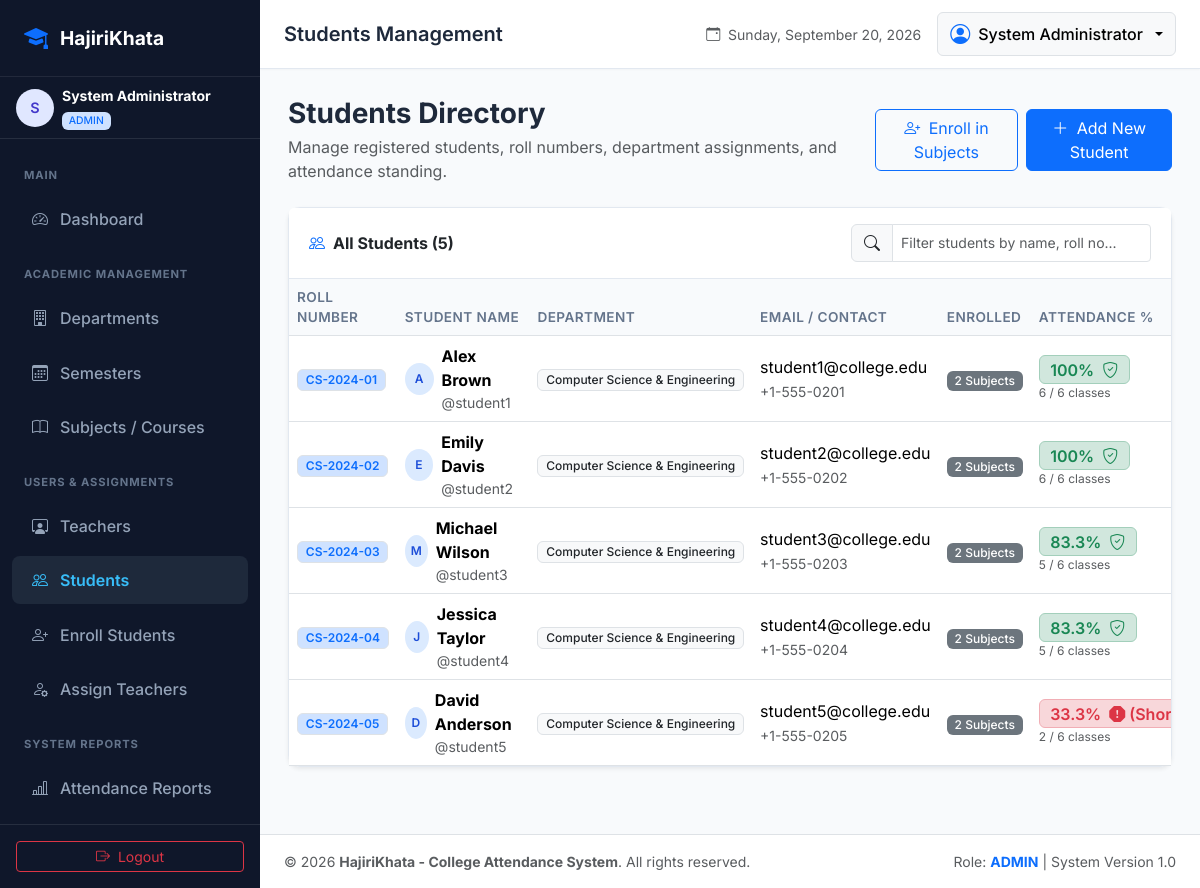
The app's page /admin/students.php (signed in) with its own data.
### tables this page shows
CREATE TABLE `users` (
    `id` INT AUTO_INCREMENT PRIMARY KEY,
    `username` VARCHAR(50) NOT NULL UNIQUE,
    `email` VARCHAR(100) NOT NULL UNIQUE,
    `password` VARCHAR(255) NOT NULL,
    `full_name` VARCHAR(100) NOT NULL,
    `role` ENUM('admin', 'teacher', 'student') NOT NULL,
    `department_id` INT NULL,
    `roll_no` VARCHAR(50) NULL UNIQUE,
    `phone` VARCHAR(20) NULL,
    `created_at` TIMESTAMP DEFAULT CURRENT_TIMESTAMP,
    `updated_at` TIMESTAMP DEFAULT CURRENT_TIMESTAMP ON UPDATE CURRENT_TIMESTAMP,
    FOREIGN KEY (`department_id`) REFERENCES `departments`(`id`) ON DELETE SET NULL
);

CREATE TABLE `departments` (
    `id` INT AUTO_INCREMENT PRIMARY KEY,
    `name` VARCHAR(100) NOT NULL,
    `code` VARCHAR(20) NOT NULL UNIQUE,
    `created_at` TIMESTAMP DEFAULT CURRENT_TIMESTAMP
);

### admin/students.php (the view, shortened to what this page needs)
<?php
require_once __DIR__ . '/../config/db.php';
require_once __DIR__ . '/../includes/helpers.php';
try {
    $stmt = $pdo->query("
        SELECT
            u.*,
            d.name AS department_name,
            d.code AS department_code,
            (SELECT COUNT(*) FROM subject_student ss WHERE ss.student_id = u.id) AS enrolled_subjects_count,
            (SELECT COUNT(*) FROM attendance a WHERE a.student_id = u.id) AS total_classes,
            (SELECT COUNT(*) FROM attendance a WHERE a.student_id = u.id AND a.status IN ('Present', 'Late')) AS attended_classes
        FROM users u
        LEFT JOIN departments d ON u.department_id = d.id
        WHERE u.role = 'student'
        ORDER BY u.roll_no ASC, u.full_name ASC
    ");
    $students = $stmt->fetchAll();
} catch (PDOException $e) {
    set_flash("Error fetching students: " . $e->getMessage(), "danger");
    $students = [];
}
require_once __DIR__ . '/../includes/header.php';
?>
<div class="container-fluid px-0">
    <div class="d-flex flex-column flex-md-row justify-content-between align-items-md-center mb-4 gap-3">
        <div>
            <h3 class="fw-bold text-slate-900 mb-1">Students Directory</h3>
            <p class="text-muted mb-0">Manage registered students, roll numbers, department assignments, and attendance standing.</p>
        </div>
        <div class="d-flex gap-2">
            <a href="assign_students.php" class="btn btn-outline-primary">
                <i class="bi bi-person-plus me-1"></i> Enroll in Subjects
            </a>
            <button type="button" class="btn btn-primary" data-bs-toggle="modal" data-bs-target="#addStudentModal">
                <i class="bi bi-plus-lg me-1"></i> Add New Student
            </button>
        </div>
    </div>
    <div class="card shadow-sm">
        <div class="card-header bg-white d-flex flex-column flex-md-row justify-content-between align-items-md-center gap-3">
            <span class="fw-bold"><i class="bi bi-people text-primary me-2"></i>All Students (<?= count($students) ?>)</span>
            <div class="input-group" style="max-width: 300px;">
                <span class="input-group-text bg-light"><i class="bi bi-search"></i></span>
                <input type="text" id="tableSearch" class="form-control form-control-sm" placeholder="Filter students by name, roll no...">
            </div>
        </div>
        <div class="card-body p-0">
            <div class="table-responsive">
                <table class="table table-hover align-middle mb-0 searchable-table">
                    <thead>
                        <tr>
                            <th>Roll Number</th>
                            <th>Student Name</th>
                            <th>Department</th>
                            <th>Email / Contact</th>
                            <th>Enrolled</th>
                            <th>Attendance %</th>
                        </tr>
                    </thead>
                    <tbody>
                        <?php if (empty($students)): ?>
                            <tr>
                                <td colspan="7" class="text-center py-4 text-muted">No students registered yet. Click "Add New Student" to enroll.</td>
                            </tr>
                        <?php else: ?>
                            <?php foreach ($students as $s):
                                $total_classes = (int)$s['total_classes'];
                                $attended_classes = (int)$s['attended_classes'];
                                $pct = $total_classes > 0 ? round(($attended_classes / $total_classes) * 100, 1) : 0;
                            ?>
                                <tr>
                                    <td><span class="badge bg-primary-subtle text-primary border fw-semibold"><?= e($s['roll_no'] ?? 'N/A') ?></span></td>
                                    <td>
                                        <div class="d-flex align-items-center gap-2">
                                            <div class="avatar-circle" style="background-color: #dbeafe; color: #1d4ed8; width: 32px; height: 32px; font-size: 0.75rem;">
                                                <?= strtoupper(substr($s['full_name'], 0, 1)) ?>
                                            </div>
                                            <div>
                                                <div class="fw-bold"><?= e($s['full_name']) ?></div>
                                                <div class="text-muted small">@<?= e($s['username']) ?></div>
                                            </div>
                                        </div>
                                    </td>
                                    <td>
                                        <?php if (!empty($s['department_name'])): ?>
                                            <span class="badge bg-light text-dark border"><?= e($s['department_name']) ?></span>
                                        <?php else: ?>
                                            <span class="text-muted small">Unassigned</span>
                                        <?php endif; ?>
                                    </td>
                                    <td>
                                        <div><?= e($s['email']) ?></div>
                                        <small class="text-muted"><?= e($s['phone'] ?? 'No phone') ?></small>
                                    </td>
                                    <td>
                                        <span class="badge bg-secondary"><?= $s['enrolled_subjects_count'] ?> Subjects</span>
                                    </td>
                                    <td>
                                        <?php if ($total_classes > 0): ?>
                                            <?= get_percentage_badge($pct) ?>
                                            <div class="text-muted" style="font-size: 0.75rem;"><?= $attended_classes ?> / <?= $total_classes ?> classes</div>
                                        <?php else: ?>
                                            <span class="badge bg-light text-muted border">No logs yet</span>
                                        <?php endif; ?>
                                    </td>
                                </tr>
                            <?php endforeach; ?>
                        <?php endif; ?>
                    </tbody>
                </table>
            </div>
        </div>
    </div>
</div>
<?php require_once __DIR__ . '/../includes/footer.php'; ?>

### includes/helpers.php (shortened to what this page needs)
<?php
function e($value): string {
    return htmlspecialchars((string)($value ?? ''), ENT_QUOTES, 'UTF-8');
}
function get_percentage_badge(float $percentage, float $threshold = ATTENDANCE_THRESHOLD): string {
    if ($percentage >= 80.0) {
        return '<span class="badge bg-success-subtle text-success border border-success-subtle px-2.5 py-1.5 fs-6 fw-semibold">' . $percentage . '% <i class="bi bi-shield-check ms-1"></i></span>';
    } elseif ($percentage >= $threshold) {
        return '<span class="badge bg-warning-subtle text-warning-emphasis border border-warning-subtle px-2.5 py-1.5 fs-6 fw-semibold">' . $percentage . '% <i class="bi bi-exclamation-triangle ms-1"></i></span>';
    } else {
        return '<span class="badge bg-danger-subtle text-danger border border-danger-subtle px-2.5 py-1.5 fs-6 fw-semibold">' . $percentage . '% <i class="bi bi-exclamation-octagon-fill ms-1"></i> (Shortage)</span>';
    }
}

### assets/css/style.css (style rules this page uses)
:root { --primary-color: #3b82f6; --primary-hover: #2563eb; --sidebar-bg: #0f172a; --sidebar-color: #94a3b8; --sidebar-active-bg: #1e293b; --sidebar-active-text: #38bdf8; --sidebar-width: 260px; --card-shadow: 0 4px 6px -1px rgba(0, 0, 0, 0.07), 0 2px 4px -2px rgba(0, 0, 0, 0.05); --card-shadow-hover: 0 10px 15px -3px rgba(0, 0, 0, 0.1), 0 4px 6px -4px rgba(0, 0, 0, 0.05); --present-color: #10b981; --absent-color: #ef4444; --late-color: #f59e0b; }
body { font-family: 'Inter', system-ui, -apple-system, BlinkMacSystemFont, 'Segoe UI', Roboto, Oxygen, Ubuntu, Cantarell, sans-serif; background-color: #f8fafc; color: #1e293b; min-height: 100vh; }
.card { border: 1px solid #e2e8f0; border-radius: 0.75rem; box-shadow: var(--card-shadow); }
.card-header { background-color: #ffffff; border-bottom: 1px solid #e2e8f0; padding: 1rem 1.25rem; font-weight: 600; }
.table th { font-weight: 600; font-size: 0.85rem; text-transform: uppercase; letter-spacing: 0.03em; color: #64748b; background-color: #f8fafc; border-bottom-width: 1px; }
.badge { font-weight: 500; }
.avatar-circle { width: 38px; height: 38px; border-radius: 50%; background-color: #e0e7ff; color: #4338ca; display: flex; align-items: center; justify-content: center; font-weight: 600; font-size: 0.9rem; }

### records on screen
users: roll_no "CS-2024-01", full_name "A", full_name "Alex Brown", username "student1", department.name "Computer Science & Engineering", email "student1@college.edu", phone "+1-555-0201", enrolled_subjects_count "2", percentage "100", attended_classes "6", total_classes "6"
users: roll_no "CS-2024-02", full_name "E", full_name "Emily Davis", username "student2", department.name "Computer Science & Engineering", email "student2@college.edu", phone "+1-555-0202", enrolled_subjects_count "2", percentage "100", attended_classes "6", total_classes "6"
users: roll_no "CS-2024-03", full_name "M", full_name "Michael Wilson", username "student3", department.name "Computer Science & Engineering", email "student3@college.edu", phone "+1-555-0203", enrolled_subjects_count "2", percentage "83.3", attended_classes "5", total_classes "6"
users: roll_no "CS-2024-04", full_name "J", full_name "Jessica Taylor", username "student4", department.name "Computer Science & Engineering", email "student4@college.edu", phone "+1-555-0204", enrolled_subjects_count "2", percentage "83.3", attended_classes "5", total_classes "6"
users: roll_no "CS-2024-05", full_name "D", full_name "David Anderson", username "student5", department.name "Computer Science & Engineering", email "student5@college.edu", phone "+1-555-0205", enrolled_subjects_count "2", attended_classes "2", total_classes "6"

### other values on screen
substr($user['full_name'] ?? 'U', 0, 1) "S"
$user['full_name'] "System Administrator"
$user['role'] "ADMIN"
$page_title "Students Management"
count($students) "5"
APP_NAME "HajiriKhata - College Attendance System"
$role "ADMIN"
